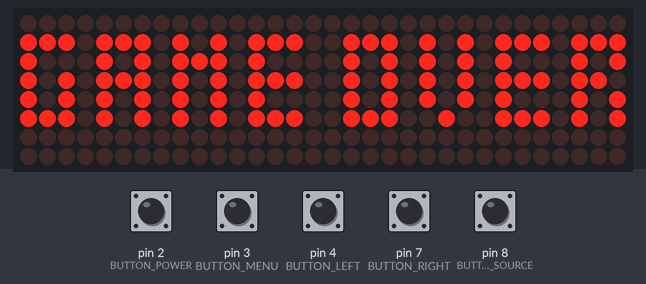
This sketch was run on a simulated Arduino Uno, built with avr-gcc and run on an emulated ATmega328P. Parts: 32×8 LED matrix. The test bench sets the inputs (shaded band); at power-on: pin 2 (BUTTON_POWER), pin 3 (BUTTON_MENU), pin 4 (BUTTON_LEFT), pin 7 (BUTTON_RIGHT), pin 8 (BUTTON_SOURCE) HIGH. Random numbers use the default seed unless the sketch sets one; what the sketch prints to the serial monitor is not drawn.

Above: at 2.2 s.
2.3 s: pin 2 (BUTTON_POWER) pulled LOW for 0.15 s
At 2.99 s:
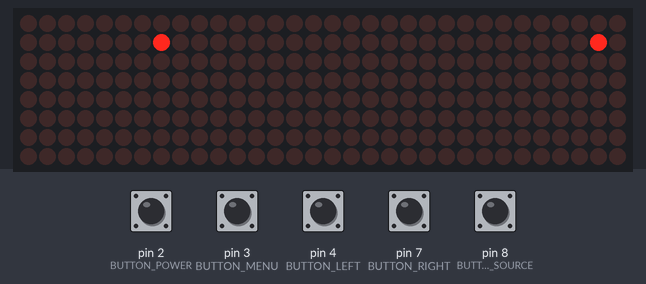
3.0 s: pin 7 (BUTTON_RIGHT) pulled LOW for 0.15 s
At 3.34 s:
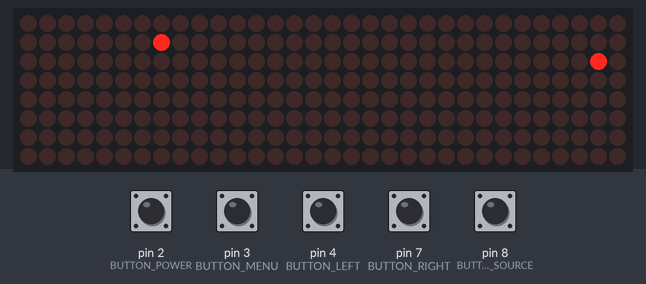
3.7 s: pin 4 (BUTTON_LEFT) pulled LOW for 0.15 s
At 4.04 s:
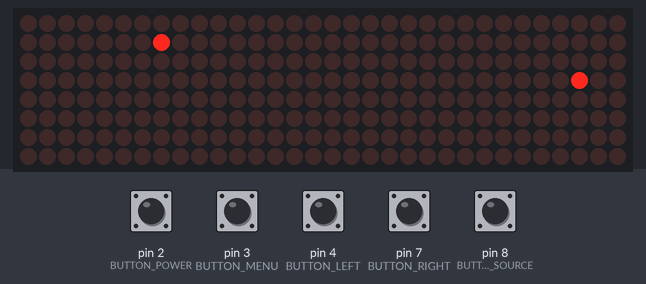
4.4 s: pin 8 (BUTTON_SOURCE) pulled LOW for 0.15 s
At 4.74 s:
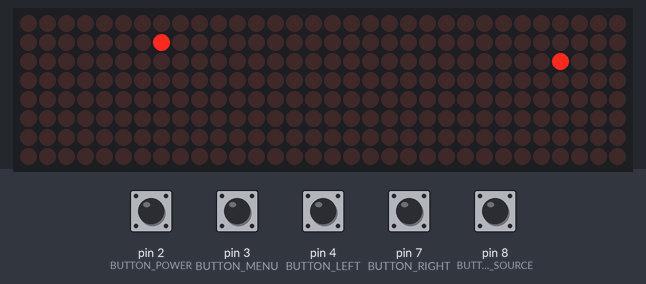
5.1 s: pin 3 (BUTTON_MENU) pulled LOW for 0.15 s
At 5.44 s:
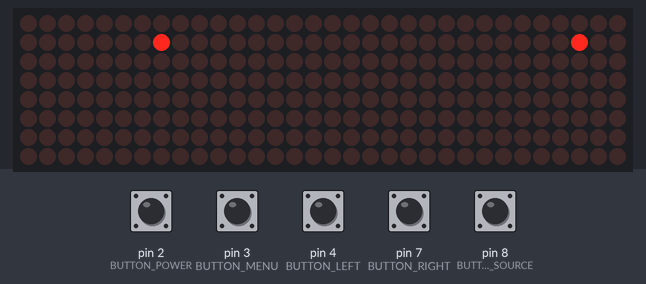
5.8 s: pin 7 (BUTTON_RIGHT) pulled LOW for 1 s
At 6.49 s:
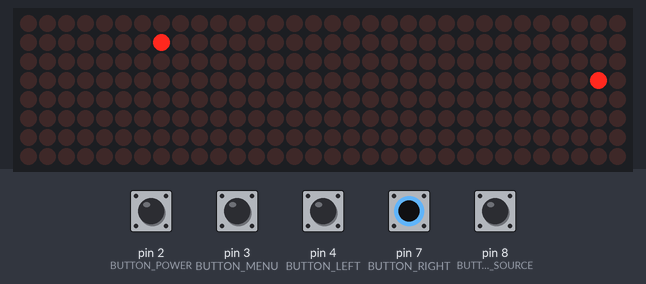
Timing chart, 0 to 8.4 s (numbered marks = the images above; inputs shaded):
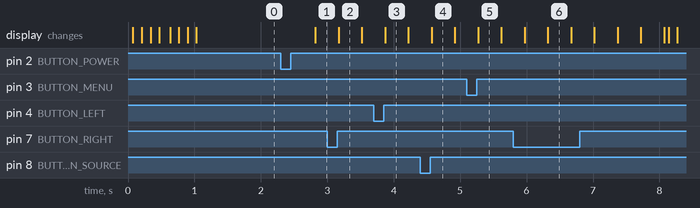

The sketch:

snake.ino
```cpp
#include <MD_MAX72xx.h>
#include <SPI.h>

#define HARDWARE_TYPE MD_MAX72XX::FC16_HW
#define MAX_DEVICES 4
#define CS_PIN 10

#define LED_GREEN 5
#define LED_RED 6

#define BUZZER 19
#define BUTTON_POWER 2
#define BUTTON_MENU 3
#define BUTTON_LEFT 4
#define BUTTON_RIGHT 7
#define BUTTON_SOURCE 8

#define POWER 0
#define MENU 1
#define LEFT 2
#define RIGHT 3
#define SOURCE 4

uint8_t prevInputs = 0;
uint8_t inputs = 0;

uint16_t previousMillis = 0;
uint16_t currentMillis = 0;
const uint16_t delayMillis = 350;

bool gameOver = true;
uint16_t score = 0;

int xPos = 31;
int yPos = 1;

int xApple = 0;
int yApple = 0;

int direction = 0;

MD_MAX72XX mx = MD_MAX72XX(HARDWARE_TYPE, CS_PIN, MAX_DEVICES);

uint8_t buffer[32] = {
  0x0, 0x0, 0x0, 0x0, 0x0, 0x0, 0x0, 0x0, 0x0, 0x0, 0x0, 0x0, 0x0, 0x0, 0x0, 0x0, 0x0, 0x0, 0x0, 0x0, 0x0, 0x0, 0x0, 0x0, 0x0, 0x0, 0x0, 0x0, 0x0, 0x0, 0x0, 0x0,
};

const uint8_t gameOverScreen[32] PROGMEM = {
  0x3e, 0x22, 0x3a, 0x0, 0x3e, 0xa, 0x3e, 0x0, 0x3e, 0x4, 0x3e, 0x0, 0x3e, 0x2a, 0x2a, 0x0, 0x0, 0x3e, 0x22, 0x3e, 0x0, 0x1e, 0x20, 0x1e, 0x0, 0x3e, 0x2a, 0x2a, 0x0, 0x3e, 0xa, 0x36,
};

void loadInputs() {
  uint8_t tempInputs;

  bitWrite(tempInputs, POWER, !digitalRead(BUTTON_POWER));
  bitWrite(tempInputs, MENU, !digitalRead(BUTTON_MENU));
  bitWrite(tempInputs, LEFT, !digitalRead(BUTTON_LEFT));
  bitWrite(tempInputs, RIGHT, !digitalRead(BUTTON_RIGHT));
  bitWrite(tempInputs, SOURCE, !digitalRead(BUTTON_SOURCE));

  if (bitRead(tempInputs, POWER) != 0 && bitRead(prevInputs, POWER) == 0) {
    bitSet(inputs, POWER);
  }

  if (bitRead(tempInputs, MENU) != 0 && bitRead(prevInputs, MENU) == 0) {
    bitSet(inputs, MENU);
  }

  if (bitRead(tempInputs, LEFT) != 0 && bitRead(prevInputs, LEFT) == 0) {
    bitSet(inputs, LEFT);
  }

  if (bitRead(tempInputs, RIGHT) != 0 && bitRead(prevInputs, RIGHT) == 0) {
    bitSet(inputs, RIGHT);
  }

  if (bitRead(tempInputs, SOURCE) != 0 && bitRead(prevInputs, SOURCE) == 0) {
    bitSet(inputs, SOURCE);
  }

  prevInputs = tempInputs;
}

inline bool isPressed(uint8_t button) {
  return bitRead(inputs, button) == 1;
}

inline void clearBitmap(uint8_t *bitmap) {
  for (uint8_t i = 0; i < 32; i++) {
    bitmap[i] = 0x00;
  }
}

void endGameAnim() {
  uint8_t animSpeed = 25;

  for (uint8_t i = 0; i < 32; i++) {
    buffer[i] = pgm_read_byte(&gameOverScreen[i]);
    render();
    delay(animSpeed);
  }
}

void endGame() {
  Serial.print("Final Score: ");
  Serial.println(score);

  gameOver = true;
  clearBitmap(buffer);

  endGameAnim();
}

void render() {
  for (uint8_t i = 0; i < 32; i++) {
    mx.setColumn(i, buffer[31 - i]);
  }
}

void placeSnake() {
  buffer[xPos] |= (1 << yPos);
}

void placeApple() {
  xApple = random(0, 32);
  yApple = random(0, 8);

  buffer[xApple] |= (1 << yApple);
}

void update() {
  if (isPressed(POWER)) {
    endGame();
    return;
  }

  if (isPressed(MENU) && !(direction == 0)) {
    direction = 2;
  }

  if (isPressed(LEFT) && !(direction == 2)) {
    direction = 0;
  }

  if (isPressed(RIGHT) && !(direction == 1)) {
    direction = 3;
  }

  if (isPressed(SOURCE) && !(direction == 3)) {
    direction = 1;
  }

  buffer[xPos] &= !(1 << yPos);

  if (direction == 0) {
    xPos -= 1;

    if (xPos < 0) {
      endGame();
      return;
    }

  } else if (direction == 1) {
    yPos -= 1;

    if (yPos < 0) {
      endGame();
      return;
    }

  } else if (direction == 2) {
    xPos += 1;

    if (xPos > 31) {
      endGame();
      return;
    }

  } else if (direction == 3) {
    yPos += 1;

    if (yPos > 7) {
      endGame();
      return;
    }

  }

  if ((xPos == xApple) && (yPos == yApple)) {
    score += 1;
    Serial.print("Score: ");
    Serial.println(score);

    placeApple();
  }

  placeSnake();

  render();
}

void startGame() {
  gameOver = false;
  score = 0;

  xPos = 31;
  yPos = 1;
  direction = 0;

  clearBitmap(buffer);
  placeSnake();

  placeApple();
}

void setup() {
  pinMode(BUTTON_POWER, INPUT_PULLUP);
  pinMode(BUTTON_MENU, INPUT_PULLUP);
  pinMode(BUTTON_LEFT, INPUT_PULLUP);
  pinMode(BUTTON_RIGHT, INPUT_PULLUP);
  pinMode(BUTTON_SOURCE, INPUT_PULLUP);

  pinMode(CS_PIN, OUTPUT);
  digitalWrite(CS_PIN, HIGH);

  mx.begin();
  mx.control(MD_MAX72XX::INTENSITY, 2);
  mx.clear();

  randomSeed(1);

  Serial.begin(115200);

  endGameAnim();
}

void loop() {
  currentMillis = millis();

  if (currentMillis - previousMillis >= delayMillis) {
    previousMillis = currentMillis;

    if (gameOver && isPressed(POWER)) {
      startGame();
    } else if (!gameOver) {
      update();
    }

    inputs = 0;
  }

  loadInputs();
}
```

Measured:
- after the input at 2.3 s, the display: changes after 0.52 s (image 1)
